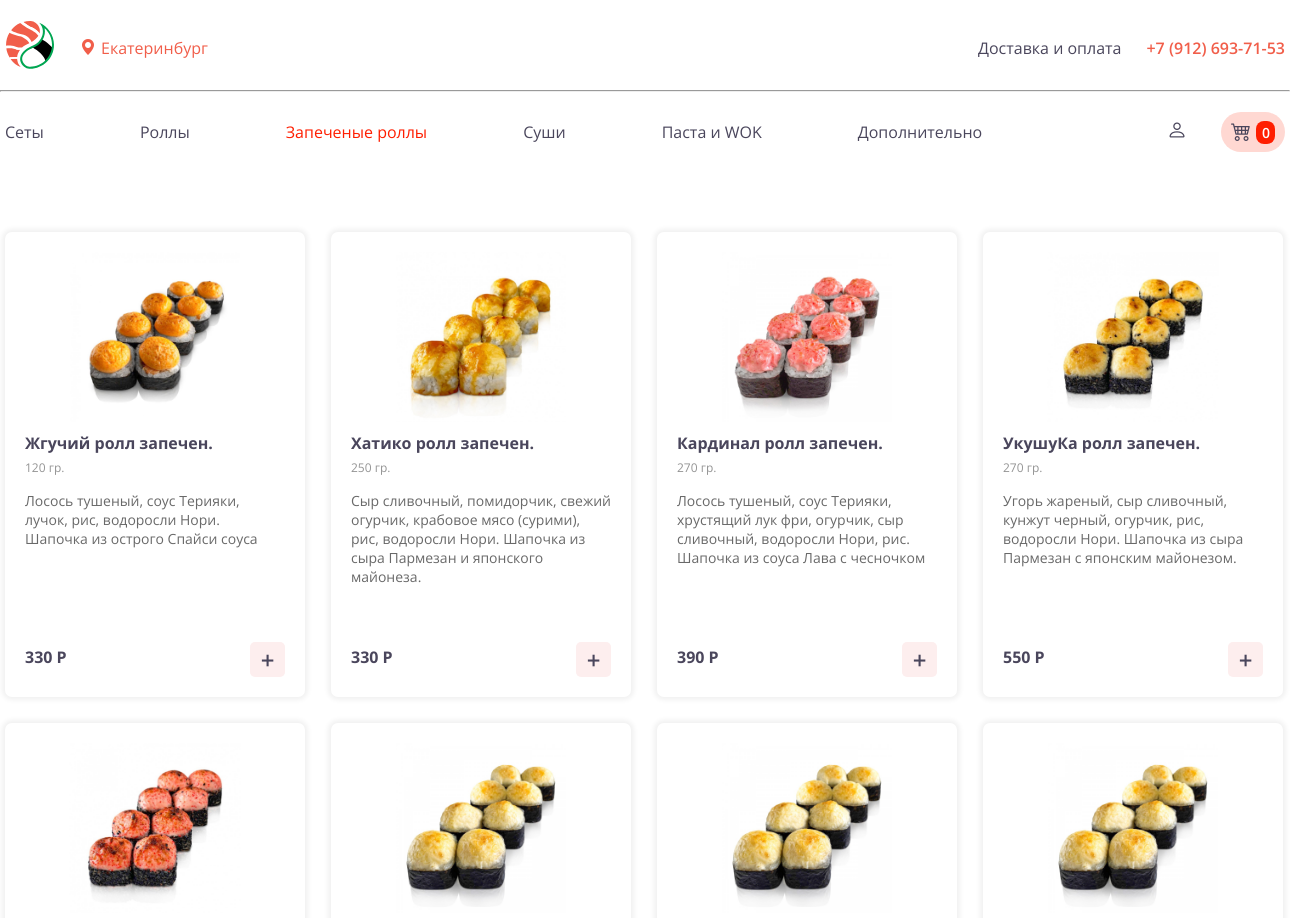
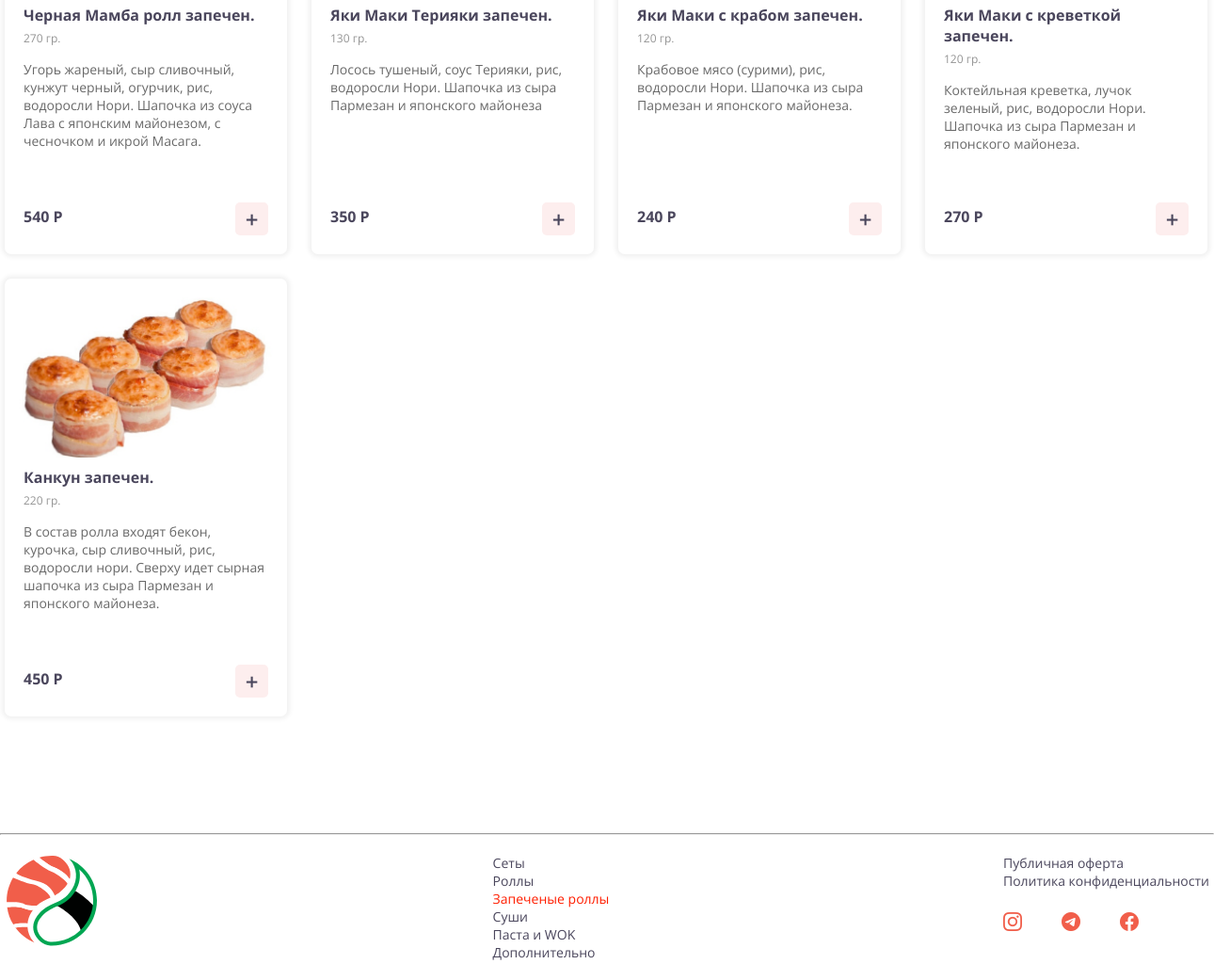
Screenshot of /sushiyan/templates/menu/bakedRolls.php with the database file from the repository (2 pictures, top to bottom).
### sushiyan/templates/menu/bakedRolls.php (the view, shortened to what this page needs)
<?php session_start(); require_once '../../assets/vender/connect.php';?>
<!DOCTYPE html>
<html lang="ru">
<head>
    <link rel="stylesheet" href="/assets/css/style.css">
    <link rel="stylesheet" href="https://cdn.jsdelivr.net/npm/bootstrap-icons@1.3.0/font/bootstrap-icons.css">
</head>
<body>
<header>
    <div class="container">
        <div class="header__info">
            <div class="cityPlusLogo">
                <a href="/templates/index.php"><img src="/assets/images/img/logo-01.svg" alt="Logo"></a>
                <div class="geo">
                    <i class="bi bi-geo-alt-fill"></i>
                    <p>Екатеринбург</p>
                </div>
            </div>
            <ul>
                <li><a href="/templates/delivery.php">Доставка и оплата</a></li>
                <li><a href="tel:+79126937153">+7 (912) 693-71-53</a></li>
            </ul>
        </div>
    </div>
    <hr>
    <div class="container">
        <div class="header__nav">
            <nav>
                <ul>
                    <li><a href="/templates/menu/sets.php">Сеты</a></li>
                    <li><a href="/templates/menu/rolls.php"">Роллы</a></li>
                    <li><a href="#" class="active">Запеченые роллы</a></li>
                    <li><a href="/templates/menu/sushi.php">Суши</a></li>
                    <li><a href="/templates/menu/noodle.php">Паста и WOK</a></li>
                    <li><a href="/templates/menu/addictionally.php">Дополнительно</a></li>
                </ul>
                <div class="cabinet">
                        <a href="<?php if($_SESSION['user']){echo '/templates/profile.php';}else {echo '/templates/prof.php';} ?>"
                            class="profile" id="profile">
                            <i class="bi bi-person"></i>
                        </a>
                        <div class="cart" id="cart">
                            <i class="bi bi-cart4"></i>
                            <span id="cartCount">0</span>
                        </div>
                    </div>
            </nav>
        </div>
    </div>
</header>
<main>
    <div class="container" id="grid-wrap">
        <?php
            $cardsConnect = mysqli_query($connect, "SELECT * FROM `baked rolls`");
            $cardsCount = mysqli_num_rows($cardsConnect);
            for($i = 1; $i<=$cardsCount; $i++){
                $cardsCon = mysqli_query($connect, "SELECT * FROM `baked rolls` WHERE `id` = '$i'");
                $card = mysqli_fetch_assoc($cardsCon);
                echo '
                <div class="cards" data-id="'.$card['id'].$card['weight'].$i.'">
                <div class="img">
                    <img src="'.$card['img_url'].'" alt="'.$card['title'].'">
                </div>
                <div class="cardInfo">
                    <h3 class="title">'.$card['title'].'</h3>
                    <p class="weight">'.$card['weight'].' гр.</p>
                    <p class="description">'.$card['description'].'</p>
                    <div class="form">
                        <h3 class="price">'.$card['price'].' Р</h3>
                        <button type="button" data-addToCart data-counter="1" data-id="'.$card['id'].$card['weight'].$i.'">+</button>
                    </div>
                </div>
            </div>
                ';
            }
        ?>
    </div>
</main>
<footer>
    <hr>
    <div class="container">
        <a href="/templates/index.php"><img src="/assets/images/img/logo-01.svg" alt="Logo"></a>
        <div class="nav">
            <ul>
                <li><a href="/templates/menu/sets.php">Сеты</a></li>
                <li><a href="/templates/menu/rolls.php"">Роллы</a></li>
                <li><a href="#" class="active">Запеченые роллы</a></li>
                <li><a href="/templates/menu/sushi.php">Суши</a></li>
                <li><a href="/templates/menu/noodle.php">Паста и WOK</a></li>
                <li><a href="/templates/menu/addictionally.php">Дополнительно</a></li>
            </ul>
        </div>
        <div class="info">
            <ul>
                <li><a href="#">Публичная оферта</a></li>
                <li><a href="#">Политика конфиденциальности</a></li>
            </ul>
            <div class="socials">
                <a href="#"><i class="bi bi-instagram"></i></a>
                <a href="#"><i class="bi bi-telegram"></i></a>
                <a href="#"><i class="bi bi-facebook"></i></a>
            </div>
        </div>
    </div>
</footer>
</body>
</html>

### rows the page displays
baked rolls: img_url (picture), title "Жгучий ролл запечен.", weight "120", description "Лосось тушеный, соус Терияки, лучок, рис, водоросли Нори. Шапочка из острого Спайси соуса", price "330"
baked rolls: img_url (picture), title "Хатико ролл запечен.", weight "250", description "Сыр сливочный, помидорчик, свежий огурчик, крабовое мясо (сурими), рис, водоросли Нори. Шапочка из сыра Пармезан и японского майонеза.", price "330"
baked rolls: img_url (picture), title "Кардинал ролл запечен.", weight "270", description "Лосось тушеный, соус Терияки, хрустящий лук фри, огурчик, сыр сливочный, водоросли Нори, рис. Шапочка из соуса Лава с чесночком", price "390"
baked rolls: img_url (picture), title "УкушуКа ролл запечен.", weight "270", description "Угорь жареный, сыр сливочный, кунжут черный, огурчик, рис, водоросли Нори. Шапочка из сыра Пармезан с японским майонезом.", price "550"
baked rolls: img_url (picture), title "Черная Мамба ролл запечен.", weight "270", description "Угорь жареный, сыр сливочный, кунжут черный, огурчик, рис, водоросли Нори. Шапочка из соуса Лава с японским майонезом, с чесночком и икрой Масага.", price "540"
baked rolls: img_url (picture), title "Яки Маки Терияки запечен.", weight "130", description "Лосось тушеный, соус Терияки, рис, водоросли Нори. Шапочка из сыра Пармезан и японского майонеза", price "350"
baked rolls: img_url (picture), title "Яки Маки с крабом запечен.", weight "120", description "Крабовое мясо (сурими), рис, водоросли Нори. Шапочка из сыра Пармезан и японского майонеза.", price "240"
baked rolls: img_url (picture), title "Яки Маки с креветкой запечен.", weight "120", description "Коктейльная креветка, лучок зеленый, рис, водоросли Нори. Шапочка из сыра Пармезан и японского майонеза.", price "270"
baked rolls: img_url (picture), title "Канкун запечен.", weight "220", description "В состав ролла входят бекон, курочка, сыр сливочный, рис, водоросли нори. Сверху идет сырная шапочка из сыра Пармезан и японского майонеза.", price "450"
